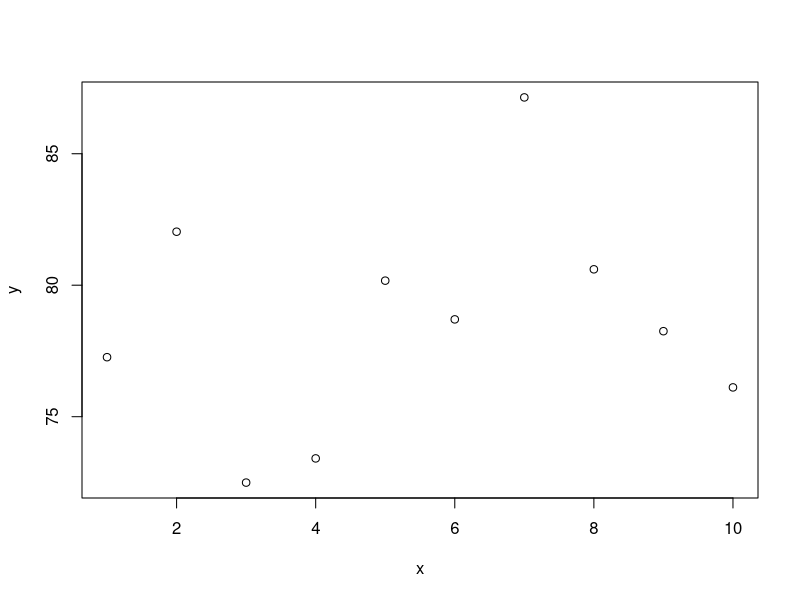

The R source for this figure:
## ---- chunk 1
knitr::opts_chunk$set(echo = TRUE)
## ---- chunk 2
x=seq(1,10,len=10)
y=40*2 + rnorm(10,0,5)
plot(x,y)
summary(x)
## ---- chunk 3
median(x)
